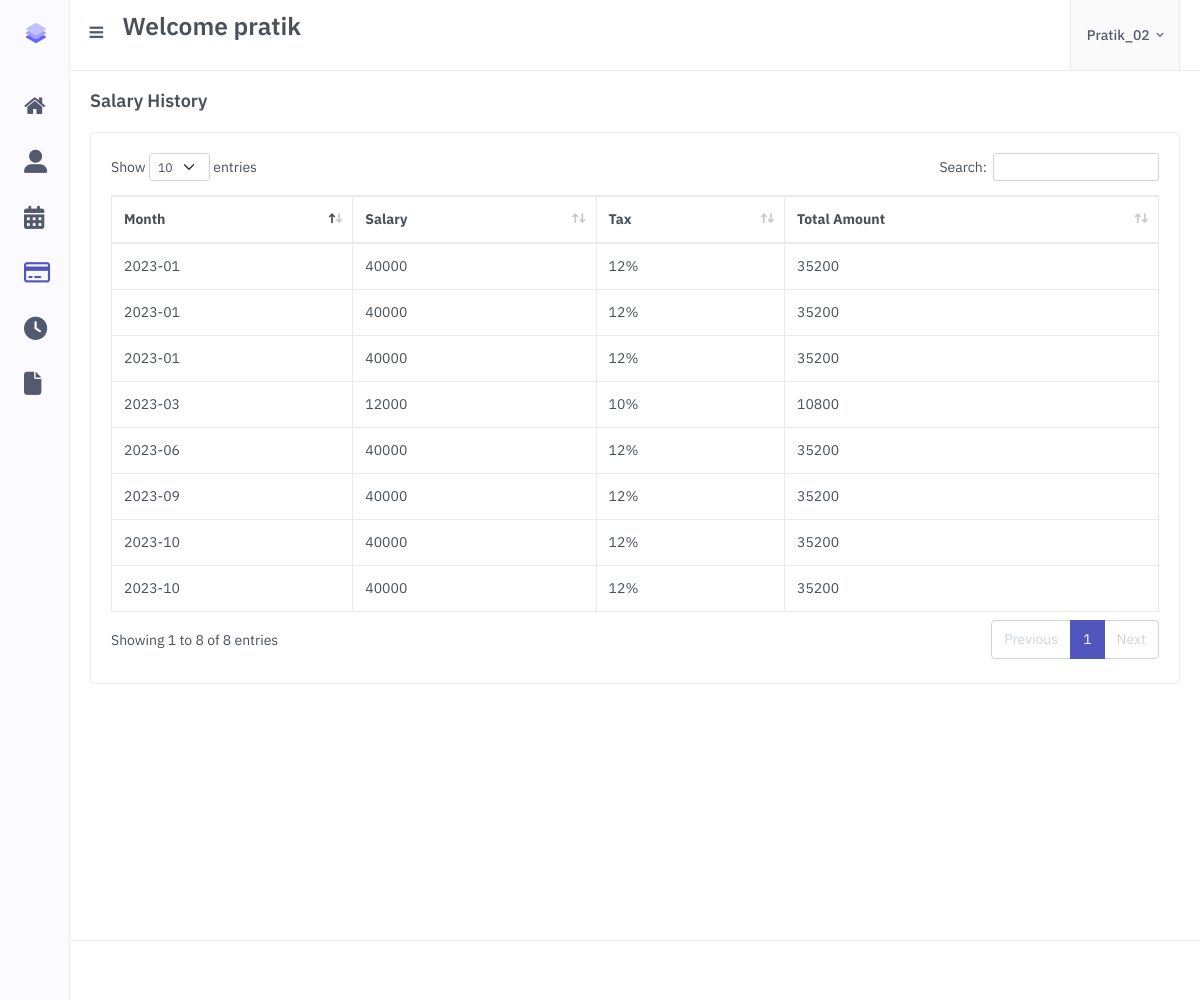
/Employee_Salary.php (signed in), run on the app's committed database.
### tables this page shows
CREATE TABLE `employee` (
  `Employee_Id` int(10) NOT NULL,
  `Employee_Name` varchar(100) NOT NULL,
  `Email` varchar(50) NOT NULL,
  `Mobile_Number` varchar(10) NOT NULL,
  `Birthdate` varchar(50) NOT NULL,
  `Gender` varchar(10) NOT NULL,
  `Department` int(11) NOT NULL,
  `Password` varchar(10) NOT NULL,
  `Joinning_Date` varchar(50) NOT NULL,
  `Address` varchar(100) NOT NULL,
  `Employee_Username` varchar(50) NOT NULL,
  `Education_Experience` varchar(100) NOT NULL,
  `Parents_Number` varchar(15) NOT NULL,
  `Salary` varchar(10) NOT NULL,
  `Employee_Photo` varchar(250) NOT NULL
);

CREATE TABLE `payroll_management` (
  `id` int(11) NOT NULL,
  `Employee_Id` varchar(255) NOT NULL,
  `Salary` varchar(255) NOT NULL,
  `Salary_month` varchar(255) NOT NULL,
  `tax` varchar(255) NOT NULL,
  `Total_Amount` varchar(255) NOT NULL
);

### Employee_Salary.php (the view, shortened to what this page needs)
<!doctype html>
<html lang="en">
    <head>
        <link href="assets/libs/datatables.net-bs4/css/dataTables.bootstrap4.min.css" rel="stylesheet" type="text/css" />
        <link href="assets/libs/datatables.net-buttons-bs4/css/buttons.bootstrap4.min.css" rel="stylesheet" type="text/css" />
        <link href="assets/libs/datatables.net-responsive-bs4/css/responsive.bootstrap4.min.css" rel="stylesheet" type="text/css" />
        <link rel="stylesheet" href="assets/css/preloader.min.css" type="text/css" />
        <link href="assets/css/bootstrap.min.css" id="bootstrap-style" rel="stylesheet" type="text/css" />
        <link href="assets/css/icons.min.css" rel="stylesheet" type="text/css" />
        <link href="assets/css/app.min.css" id="app-style" rel="stylesheet" type="text/css" />
    </head>
    <body>
<?php
include('Employee_Menu.php');
?>
<?php
$username_session = $_SESSION['username'];
$fetch_emp_details = "SELECT * FROM employee WHERE `Employee_Username` = '$username_session' ";
$fetch_emp_res = mysqli_query($conn,$fetch_emp_details);
$fetch_emp_r = mysqli_fetch_array($fetch_emp_res);
$fetch_salary = "SELECT * FROM payroll_management WHERE Employee_Id='$fetch_emp_r[0]' ";
$fetch_salary_res = mysqli_query($conn,$fetch_salary);
?>
            <div class="main-content">
                <div class="page-content">
                    <div class="container-fluid">
                        <div class="row">
                            <div class="col-12">
                                <div class="page-title-box d-sm-flex align-items-center justify-content-between">
                                    <h4 class="mb-sm-0 font-size-18">Salary History</h4>
                                </div>
                            </div>
                        </div>
                        <div class="row">
                            <div class="col-12">
                                <div class="card">
                                    <div class="card-body">
                                        <table id="datatable" class="table table-bordered dt-responsive  nowrap w-100">
                                            <thead>
                                            <tr>
                                                <th>Month</th>
                                                <th>Salary</th>
                                                <th>Tax</th>
                                                <th>Total Amount</th>
                                            </tr>
                                            </thead>
                                            <tbody>
                                            <?php while($fetch_salary_r = mysqli_fetch_array($fetch_salary_res))
                                            {?>
                                            <tr>
                                                <td><?php echo $fetch_salary_r[3]; ?></td>
                                                <td><?php echo $fetch_salary_r[2]; ?></td>
                                                <td><?php echo $fetch_salary_r[4]; ?></td>
                                                <td><?php echo $fetch_salary_r[5]; ?></td>
                                            </tr>
                                            <?php } ?>
                                            </tbody>
                                        </table>
                                    </div>
                                </div>
                            </div>
                        </div>
                            </div>
                        </div>
                    </div>
                <footer class="footer">
                </footer>
    </body>
</html>

### Employee_Menu.php (shortened to what this page needs)
<?php
require_once 'config.php';
?>
<?php
$username_session = $_SESSION['username'];
$fetch_emp_details = "SELECT * FROM employee WHERE `Employee_Username` = '$username_session' ";
$fetch_emp_res = mysqli_query($conn,$fetch_emp_details);
$fetch_emp_r = mysqli_fetch_array($fetch_emp_res);
?>
<html>
<link rel="stylesheet" href="https://cdnjs.cloudflare.com/ajax/libs/font-awesome/4.7.0/css/font-awesome.min.css">
<div id="layout-wrapper">
    <header id="page-topbar">
        <div class="navbar-header">
            <div class="d-flex">
                <div class="navbar-brand-box">
                    <a href="index.html" class="logo logo-dark">
                        <span class="logo-sm">
                            <img src="assets/images/logo-sm.svg" alt="" height="24">
                        </span>
                    </a>
                </div>
                <button type="button" class="btn btn-sm px-3 font-size-16 header-item" id="vertical-menu-btn">
                    <i class="fa fa-fw fa-bars"></i>
                </button>
                 <div class="app-search d-none d-lg-block">
                <div class="position-relative">
                 <h3><p>Welcome <?php echo $fetch_emp_r[1]; ?></p></h3>
                </div>
                </div>
            </div>
            <div class="d-flex">
                <div class="dropdown d-inline-block">
                    <button type="button" class="btn header-item noti-icon position-relative" id="page-header-notifications-dropdown" data-bs-toggle="dropdown" aria-haspopup="true" aria-expanded="false">
                    </button>
                </div>
                <div class="dropdown d-inline-block">
                    <button type="button" class="btn header-item right-bar-toggle me-2">
                    </button>
                </div>
                <div class="dropdown d-inline-block">
                    <button type="button" class="btn header-item bg-soft-light border-start border-end" id="page-header-user-dropdown" data-bs-toggle="dropdown" aria-haspopup="true" aria-expanded="false">
                        <span class="d-none d-xl-inline-block ms-1 fw-medium"><?php echo $_SESSION['username']; ?></span>
                        <i class="mdi mdi-chevron-down d-none d-xl-inline-block"></i>
                    </button>
                </div>
            </div>
        </div>
    </header>
</div>
<div class="vertical-menu">
    <div data-simplebar class="h-100">
        <div id="sidebar-menu">
            <ul class="metismenu list-unstyled" id="side-menu">
                <li>
                    <a href="Employee_Dashboard.php">
                        <i class="fa fa-home"></i>
                    </a>
                </li>
                <li>
                    <a href="javascript: void(0);" class="has-arrow">
                        <i class='fas fa-user-alt'></i>
                    </a>
                </li>
                <li>
                    <a href="javascript: void(0);" class="has-arrow">
                        <i class='fas fa-calendar-alt'></i>
                    </a>
                </li>
                <li>
                    <a href="javascript: void(0);" class="has-arrow">
                        <i class="fa fa-credit-card"></i>
                    </a>
                </li>
                <li>
                    <a href="javascript: void(0);" class="has-arrow">
                        <i class='fas fa-clock'></i>
                    </a>
                </li>
                <li>
                    <a href="javascript: void(0);" class="has-arrow">
                        <i class='fas fa-file'></i>
                    </a>
                </li>
            </ul>
        </div>
    </div>
</div>
</html>

### data on the page
employee: Employee_Name "pratik"
payroll_management: Salary_month "2023-01", Salary "40000", tax "12%", Total_Amount "35200"
payroll_management: Salary_month "2023-03", Salary "12000", tax "10%", Total_Amount "10800"
payroll_management: Salary_month "2023-06", Salary "40000", tax "12%", Total_Amount "35200"
payroll_management: Salary_month "2023-01", Salary "40000", tax "12%", Total_Amount "35200"
payroll_management: Salary_month "2023-01", Salary "40000", tax "12%", Total_Amount "35200"
payroll_management: Salary_month "2023-10", Salary "40000", tax "12%", Total_Amount "35200"
payroll_management: Salary_month "2023-10", Salary "40000", tax "12%", Total_Amount "35200"
payroll_management: Salary_month "2023-09", Salary "40000", tax "12%", Total_Amount "35200"

### other printed values
$_SESSION['username'] "Pratik_02"
